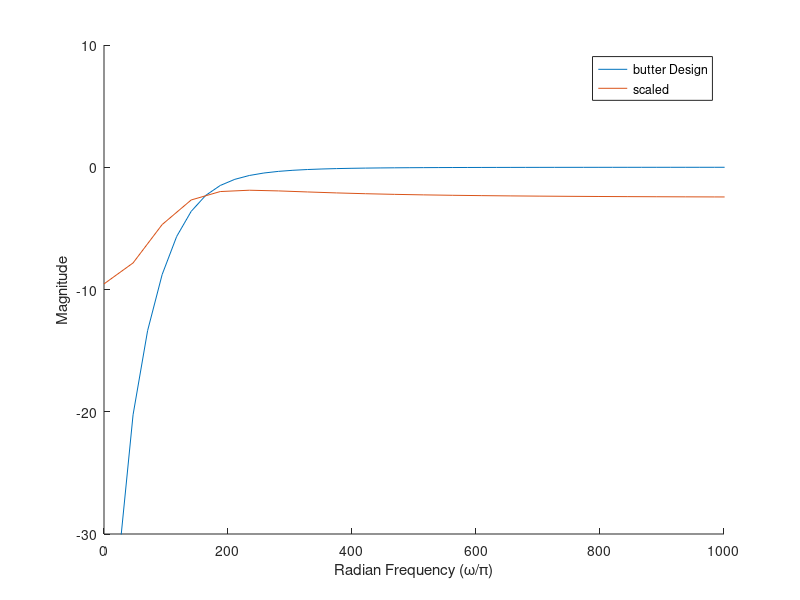

Write the MATLAB code that produced this figure.
clear all;
close all;
clc;

Fs = 48000;
Ts = 1/48000;

[b,a] = butter(2,150*2/Fs,'high')
%[b1,a1] = butter(2,150*2/Fs,'high');

bs = b./a(3);
as = a./a(3);

mx = max(abs(([bs(1) bs(2) bs(3)])));
if mx > 1
    b0new = bs(1)/mx;
    b1new = bs(2)/mx;
    b2new = bs(3)/mx;
else
    b0new = bs(1);
    b1new = bs(2);
    b2new = bs(3);
end

mx1 = max(abs(([as(1) as(2) as(3)])));
if mx1 > 1
    a0new = as(1)/mx1;
    a1new = as(2)/mx1;
    a2new = as(3)/mx1;
else
    a0new = as(1);
    a1new = as(2);
    a2new = as(3);
end

NB = 16;
range = 2^(NB-1)-1;

N0 = floor(b0new*range*0.75);
N1 = floor(b1new*range*0.75);
N2 = floor(b2new*range*0.75);

D1 = floor(a0new*range);

D2 = floor(a1new*range);
D3 = floor(a2new*range);
num = [N2 N1 N0]
den = [D1 D2 D3]
[hs,ws] = freqz(num,den,512);

%bs1 = round(b1./a1(3).*2^19) %coef for hpf
%as1 = round(a1./a1(3).*2^19)

hold on;
[h,w] = freqz(b,a,1024);
%[h1,w1] = freqz(b1,a1,1024);
%[hs,ws] = freqz(bs,as,1024);
%[hs1,ws1] = freqz(bs1,as1,1024);

plot(w*Fs/pi/2,mag2db(abs(h)), ws*Fs/pi/2,mag2db(abs(hs)))
%plot(w1*Fs/pi/2,mag2db(abs(h1)), ws1*Fs/pi/2,mag2db(abs(hs1)))
legend('butter Design', 'scaled')
xlabel 'Radian Frequency (\omega/\pi)', ylabel 'Magnitude'
xlim([0 0.1*10^4]);
ylim([-30 10]);